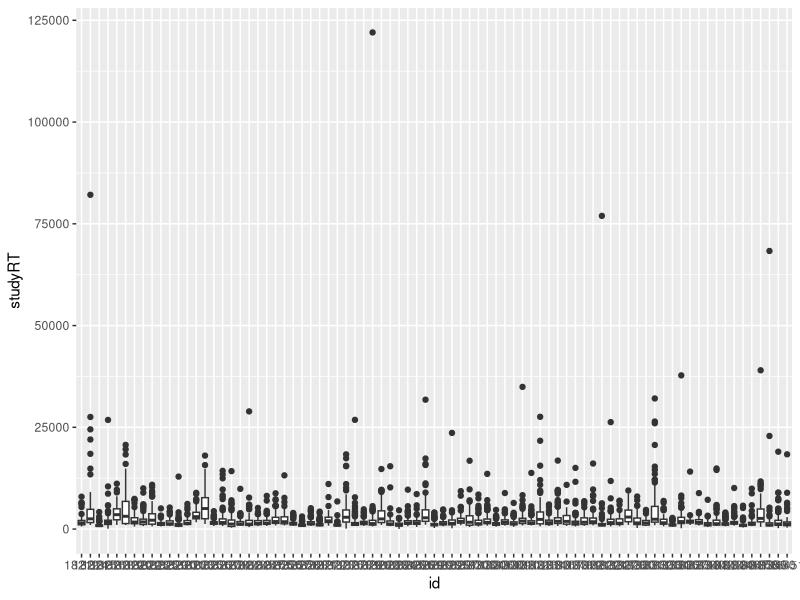
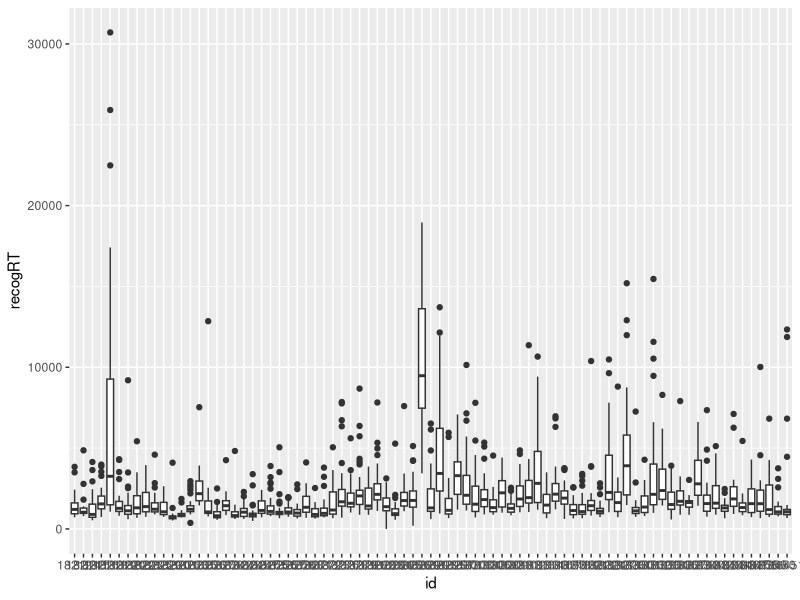
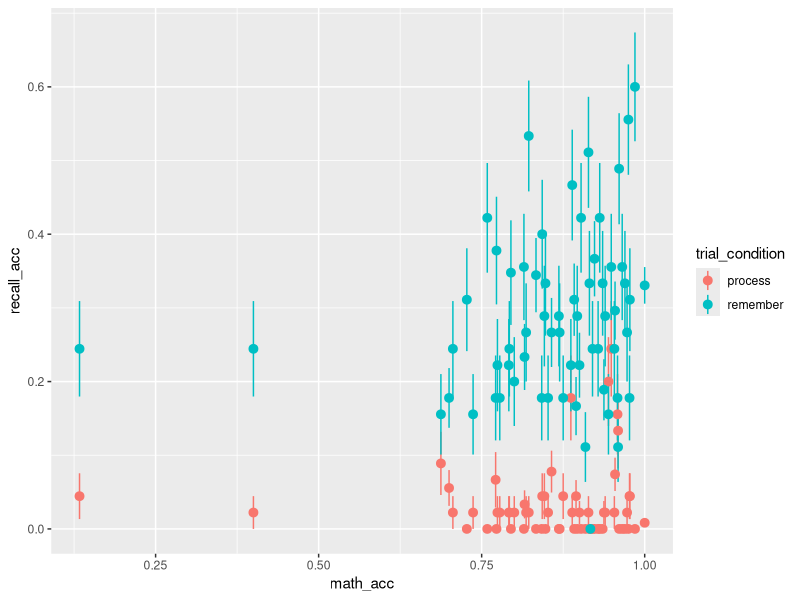
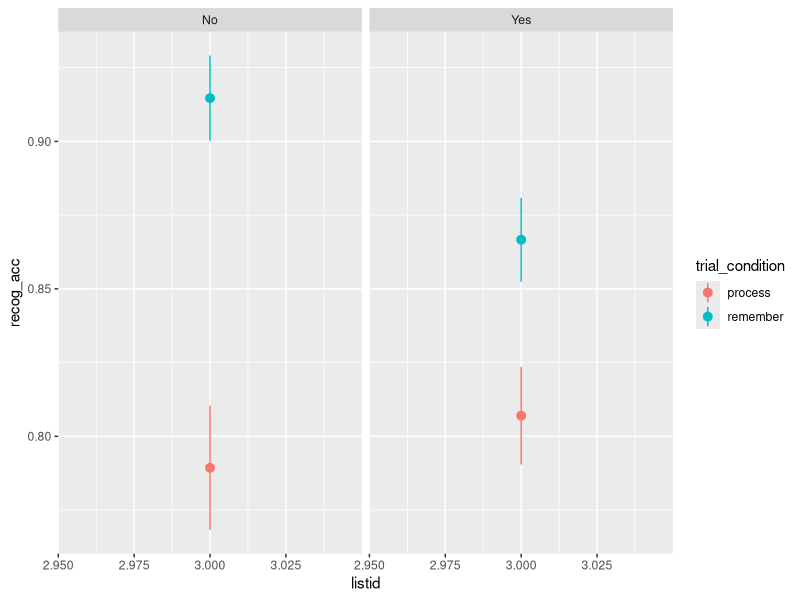
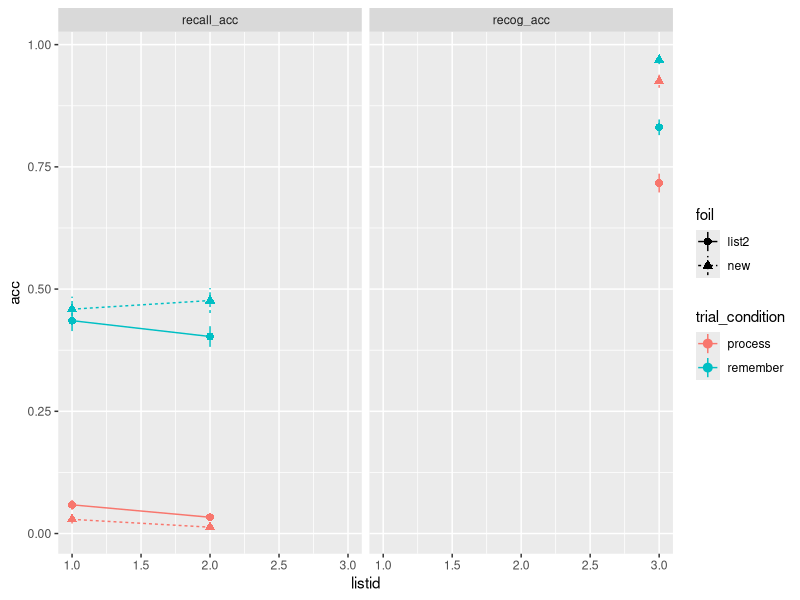
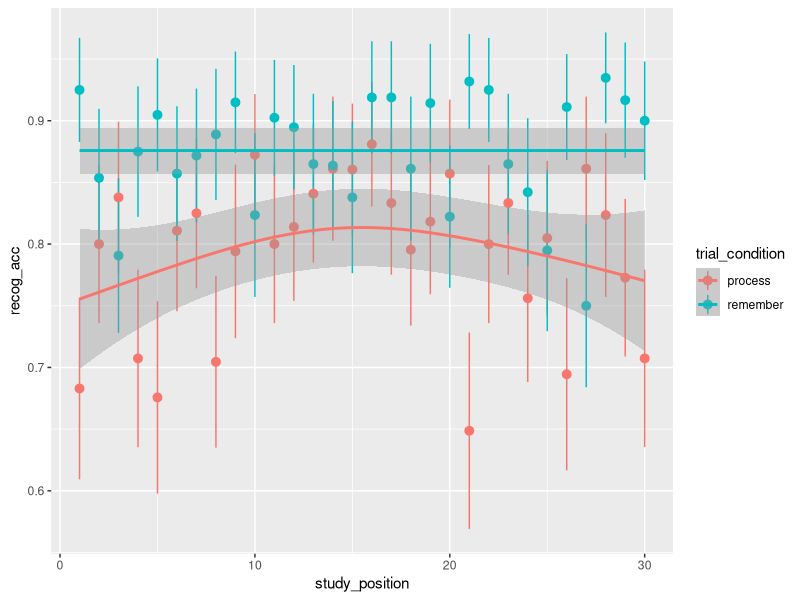
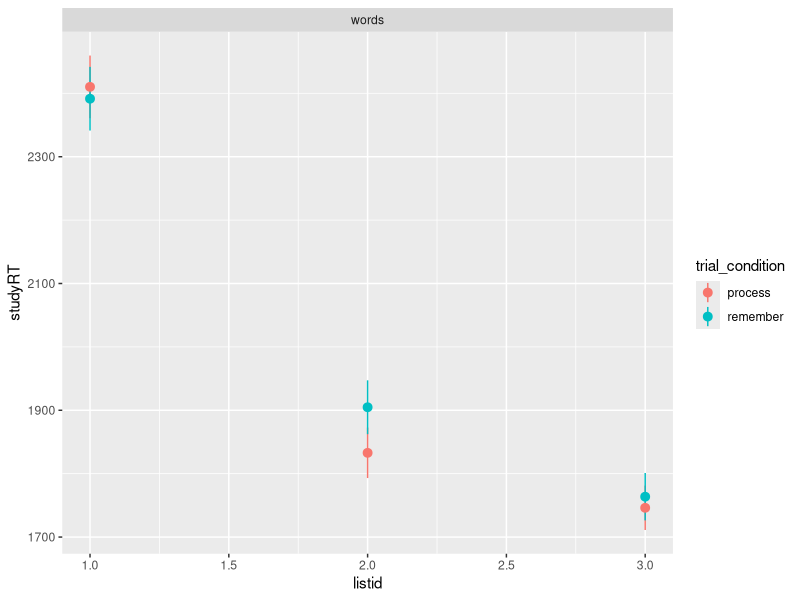
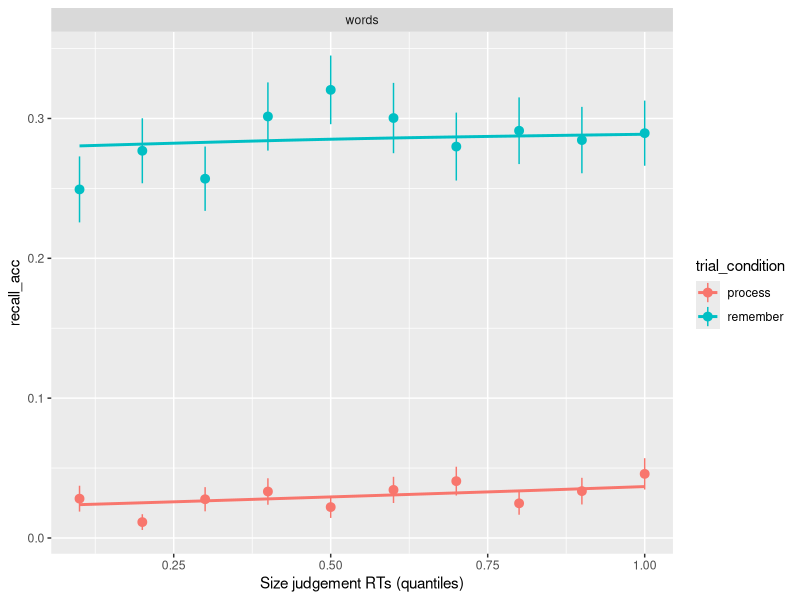

Generate these figures, in order, with R:
library(tidyverse)
library(lme4)

#############################################################################!
# DATA                                                                   ####
#############################################################################!

memdat4 <- read.csv('data/exp4/preproc_mem_data.csv')
mathdat4 <- read.csv('data/exp4/preproc_math_data.csv')
memdat5 <- read.csv('data/exp5/preproc_mem_data.csv')
mathdat5 <- read.csv('data/exp5/preproc_math_data.csv')

memdat4$exp <- 4
memdat4$foil <- "new"
memdat5$exp <- 5
memdat5$foil <- "list2"

memdat <- bind_rows(memdat4,memdat5)
mathdat <- bind_rows(mathdat4, mathdat5)

# number of included participants
memdat %>% 
  filter(use_help == "No" & expect_test == "No") %>% 
  select(id, exp) %>% 
  unique() %>% 
  count(exp)

memdat <- memdat %>% 
  mutate(id = as.factor(id),
         exclude = use_help == "Yes" | expect_test == "yes")

mathdat <- mathdat %>% 
  mutate(id = as.factor(id))

# get response RTs to decide whether to exclude participants
memdat %>% 
  ggplot(aes(id, studyRT)) +
  geom_boxplot()

memdat %>% 
  ggplot(aes(id, recogRT)) +
  geom_boxplot()

memdat %>% 
  group_by(id) %>% 
  summarise(medRT = median(studyRT)) %>% 
  print(n = 1000)

memdat %>% 
  group_by(id) %>% 
  summarise(medRT = median(recogRT, na.rm=T)) %>% 
  print(n = 1000)

sort(memdat$studyRT, decreasing=T)


# get equation accuracy
matacc <- mathdat %>% 
  filter(!is.na(cresp), !is.na(answer)) %>% 
  group_by(id) %>% 
  summarise(math_acc = mean(answer == cresp),
            n = length(question)) %>% 
  arrange(math_acc) %>% 
  print(n=100)

memdat <- left_join(memdat, matacc)

# get subject accuracy
overall_acc <- memdat %>% 
  group_by(id) %>% 
  summarise(overall_recall_acc = mean(recall_acc, na.rm=T),
            overall_recog_acc = mean(recog_acc, na.rm=T)) %>% 
  arrange(overall_recall_acc) %>% 
  print(n=100)

memdat <- memdat %>% 
  mutate(exclude = ifelse(id == "18336", TRUE, exclude))

memdat <- left_join(memdat, overall_acc, by=c('id'))

memdat %>% 
  filter(use_help == "Yes" | expect_test == "yes") %>% 
  group_by(id, use_help, expect_test, trial_condition) %>% 
  summarise(acc = mean(recall_acc))

# number of included participants
memdat %>% 
  filter(use_help == "No" & expect_test == "No") %>% 
  select(id) %>% 
  unique() %>% 
  nrow()

# number of included participants if math acc >= 80%
memdat %>% 
  filter(use_help == "No" & expect_test == "No" & math_acc >= 0.75) %>% 
  select(id) %>% 
  unique() %>% 
  nrow()

# number of included participants if recog_acc < 100%
memdat %>% 
  filter(use_help == "No" & expect_test == "No" & overall_recog_acc < 1) %>% 
  select(id, exp) %>% 
  unique() %>% 
  count(exp) 

# memacc as a function of math_acc
ggplot(memdat, aes(math_acc, recall_acc, color=trial_condition)) +
  stat_summary(geom="pointrange") 


#############################################################################!
# PLOTS                                                                  ####
#############################################################################!

memdat %>% 
  group_by(id, listid, trial_condition) %>% 
  summarise(recall_acc = mean(recall_acc),
            recog_acc = mean(recog_acc, na.rm=T)) %>% 
  print(n=100)



memdat %>% 
  group_by(!exclude, overall_recog_acc==1, listid, trial_condition) %>% 
  summarise(recall_acc = mean(recall_acc),
            recog_acc = mean(recog_acc, na.rm=T))

memdat %>% 
  group_by(recall_all_q, listid, trial_condition) %>% 
  summarise(recall_acc = mean(recall_acc),
            recog_acc = mean(recog_acc, na.rm=T))

# depending on whether they tried to recall all words in the final test
memdat %>% 
  filter(!exclude) %>% 
  ggplot(aes(listid, recog_acc, color=trial_condition)) +
  stat_summary() +
  facet_wrap(~recall_all_q)


# main effect of instruction and list, excluding weird study durations
memdat %>% 
  filter(!exclude, studyRT >= 500, studyRT <= 10000) %>% 
  gather(test_type, acc, recall_acc, recog_acc) %>% 
  filter(!(test_type == "recall_acc" & listid == 3)) %>% 
  ggplot(aes(listid, acc, color=trial_condition, linetype=foil, shape=foil)) +
  stat_summary() +
  stat_summary(geom="line") +
  facet_wrap(~test_type)

memdat %>% 
  filter(studyRT <= 10000, studyRT >= 500) %>% 
  filter(listid == 3) %>% 
  ggplot(aes(study_position, recog_acc, color=trial_condition)) +
  stat_summary(geom="pointrange") +
  geom_smooth()

memdat %>% 
  filter(studyRT <= 10000, studyRT >= 500) %>% 
  ggplot(aes(listid, studyRT, color=trial_condition)) +
  stat_summary(geom="pointrange") +
  facet_wrap(~stimulus_condition)

memdat %>% 
  filter(studyRT <= 10000, studyRT >= 500) %>% 
  group_by(id, listid) %>% 
  mutate(studyRT = scale(studyRT)[,1]) %>%
  mutate(studyRT = ecdf(studyRT)(studyRT)) %>% 
  mutate(studyRT = ceiling(studyRT*10)/10) %>% 
  ggplot(aes(studyRT, recall_acc, color=trial_condition)) +
  stat_summary(geom="pointrange") +
  geom_smooth(se=F) +
  xlab('Size judgement RTs (quantiles)') +
  facet_wrap(~stimulus_condition)

# effect of prior cue
memdat %>% 
  filter(!exclude, studyRT <= 10000, studyRT >= 500, !is.na(cue_prioritem)) %>% 
  ggplot(aes(trial_condition, recall_acc, color=cue_prioritem)) +
  stat_summary(geom="pointrange") +
  stat_summary(geom="line") +
  facet_wrap(~stimulus_condition)


# cumulative effect of prior cue
memdat %>% 
  filter(!exclude, studyRT <= 10000, studyRT >= 500, !is.na(cue_prioritem)) %>% 
  ggplot(aes(cue_consec_value, recall_acc, color=trial_condition)) +
  stat_summary(geom="pointrange") +
  stat_summary(geom="line") +
  facet_wrap(~stimulus_condition)

# effect of prior cue on study RTs
memdat %>% 
  filter(!exclude, studyRT <= 10000, studyRT >= 500, !is.na(cue_prioritem)) %>% 
  ggplot(aes(trial_condition, studyRT, color=cue_prioritem)) +
  stat_summary(geom="pointrange") +
  stat_summary(geom="line") +
  facet_wrap(~stimulus_condition)

# cumulative effect of prior cue on RTs
memdat %>% 
  filter(!exclude, studyRT <= 10000, studyRT >= 500, !is.na(cue_prioritem)) %>% 
  ggplot(aes(reorder(cue_consec_lab, cue_consec_value), studyRT, group=1)) +
  stat_summary(geom="pointrange") +
  stat_summary(geom="line") + 
  facet_wrap(~stimulus_condition)


mldat <- memdat %>% 
  filter(!exclude, studyRT <= 10000, studyRT >= 500, listid == 3, overall_recog_acc < 1) %>% 
  group_by(id, listid) %>% 
  mutate(studyRT = scale(studyRT)[,1])


ml0 <- glmer(recog_acc ~ 1 + (1|id), data=mldat, family="binomial", control=glmerControl(optimizer="bobyqa"))
ml1 <- glmer(recog_acc ~ trial_condition + (1|id), data=mldat, family="binomial", control=glmerControl(optimizer="bobyqa"))
ml2 <- glmer(recog_acc ~ trial_condition + foil + (1|id), data=mldat, family="binomial", control=glmerControl(optimizer="bobyqa"))
ml3 <- glmer(recog_acc ~ trial_condition * foil + (1|id), data=mldat, family="binomial", control=glmerControl(optimizer="bobyqa"))
summary(ml1)
anova(ml0,ml1, ml2, ml3)


#dprime
d <- memdat %>% 
  filter(!exclude, studyRT <= 10000, studyRT >= 500, listid == 3) %>% 
  group_by(id, exp, foil, trial_condition) %>% 
  summarise(d = qnorm(mean(recog_acc))-qnorm(mean(1-recog_acc)),
            d = ifelse(is.infinite(d), qnorm(14.5/15)-qnorm(0.5/15), d))

ggplot(d, aes(trial_condition, d, color=foil)) +
  stat_summary(geom="pointrange")
